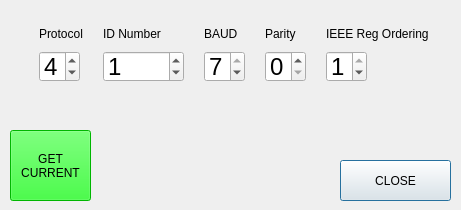
<?xml version="1.0" encoding="UTF-8"?>
<ui version="4.0">
 <class>Rampoven_commClass</class>
 <widget class="QDialog" name="Rampoven_commClass">
  <property name="geometry">
   <rect>
    <x>0</x>
    <y>0</y>
    <width>461</width>
    <height>210</height>
   </rect>
  </property>
  <property name="windowTitle">
   <string>Rampoven_comm</string>
  </property>
  <widget class="QPushButton" name="closeButton">
   <property name="geometry">
    <rect>
     <x>340</x>
     <y>160</y>
     <width>111</width>
     <height>41</height>
    </rect>
   </property>
   <property name="minimumSize">
    <size>
     <width>111</width>
     <height>41</height>
    </size>
   </property>
   <property name="maximumSize">
    <size>
     <width>111</width>
     <height>41</height>
    </size>
   </property>
   <property name="text">
    <string>CLOSE</string>
   </property>
  </widget>
  <widget class="QWidget" name="layoutWidget">
   <property name="geometry">
    <rect>
     <x>14</x>
     <y>12</y>
     <width>441</width>
     <height>81</height>
    </rect>
   </property>
   <layout class="QHBoxLayout" name="horizontalLayout">
    <item>
     <layout class="QVBoxLayout" name="verticalLayout">
      <item>
       <widget class="QLabel" name="ro_comm_nameLabel">
        <property name="text">
         <string>Protocol</string>
        </property>
       </widget>
      </item>
      <item>
       <widget class="QDoubleSpinBox" name="ro_comm_protocol_SpinBox">
        <property name="minimumSize">
         <size>
          <width>41</width>
          <height>31</height>
         </size>
        </property>
        <property name="maximumSize">
         <size>
          <width>41</width>
          <height>31</height>
         </size>
        </property>
        <property name="font">
         <font>
          <pointsize>18</pointsize>
         </font>
        </property>
        <property name="decimals">
         <number>0</number>
        </property>
        <property name="maximum">
         <double>5.000000000000000</double>
        </property>
        <property name="singleStep">
         <double>1.000000000000000</double>
        </property>
        <property name="value">
         <double>4.000000000000000</double>
        </property>
       </widget>
      </item>
     </layout>
    </item>
    <item>
     <layout class="QVBoxLayout" name="verticalLayout_2">
      <item>
       <widget class="QLabel" name="ro_id_num_nameLabel">
        <property name="contextMenuPolicy">
         <enum>Qt::CustomContextMenu</enum>
        </property>
        <property name="text">
         <string>ID Number</string>
        </property>
       </widget>
      </item>
      <item>
       <widget class="QDoubleSpinBox" name="ro_comm_ID_SpinBox">
        <property name="minimumSize">
         <size>
          <width>81</width>
          <height>31</height>
         </size>
        </property>
        <property name="maximumSize">
         <size>
          <width>81</width>
          <height>31</height>
         </size>
        </property>
        <property name="font">
         <font>
          <pointsize>18</pointsize>
         </font>
        </property>
        <property name="decimals">
         <number>0</number>
        </property>
        <property name="maximum">
         <double>247.000000000000000</double>
        </property>
        <property name="value">
         <double>1.000000000000000</double>
        </property>
       </widget>
      </item>
     </layout>
    </item>
    <item>
     <layout class="QVBoxLayout" name="verticalLayout_3">
      <item>
       <widget class="QLabel" name="ro_comm_baud_nameLabel">
        <property name="text">
         <string>BAUD</string>
        </property>
       </widget>
      </item>
      <item>
       <widget class="QDoubleSpinBox" name="ro_comm_baud_SpinBox">
        <property name="minimumSize">
         <size>
          <width>41</width>
          <height>31</height>
         </size>
        </property>
        <property name="maximumSize">
         <size>
          <width>41</width>
          <height>31</height>
         </size>
        </property>
        <property name="font">
         <font>
          <pointsize>18</pointsize>
         </font>
        </property>
        <property name="decimals">
         <number>0</number>
        </property>
        <property name="minimum">
         <double>1.000000000000000</double>
        </property>
        <property name="maximum">
         <double>7.000000000000000</double>
        </property>
        <property name="value">
         <double>7.000000000000000</double>
        </property>
       </widget>
      </item>
     </layout>
    </item>
    <item>
     <layout class="QVBoxLayout" name="verticalLayout_4">
      <item>
       <widget class="QLabel" name="ro_comm_parity_nameLabel">
        <property name="text">
         <string>Parity</string>
        </property>
       </widget>
      </item>
      <item>
       <widget class="QDoubleSpinBox" name="ro_comm_parity_SpinBox">
        <property name="minimumSize">
         <size>
          <width>41</width>
          <height>31</height>
         </size>
        </property>
        <property name="maximumSize">
         <size>
          <width>41</width>
          <height>31</height>
         </size>
        </property>
        <property name="font">
         <font>
          <pointsize>18</pointsize>
         </font>
        </property>
        <property name="decimals">
         <number>0</number>
        </property>
        <property name="minimum">
         <double>0.000000000000000</double>
        </property>
        <property name="maximum">
         <double>2.000000000000000</double>
        </property>
        <property name="value">
         <double>0.000000000000000</double>
        </property>
       </widget>
      </item>
     </layout>
    </item>
    <item>
     <layout class="QVBoxLayout" name="verticalLayout_5">
      <item>
       <widget class="QLabel" name="ro_comm_regordering_nameLabel">
        <property name="text">
         <string>IEEE Reg Ordering</string>
        </property>
       </widget>
      </item>
      <item>
       <widget class="QDoubleSpinBox" name="ro_comm_regordering_SpinBox">
        <property name="minimumSize">
         <size>
          <width>41</width>
          <height>31</height>
         </size>
        </property>
        <property name="maximumSize">
         <size>
          <width>41</width>
          <height>31</height>
         </size>
        </property>
        <property name="font">
         <font>
          <pointsize>18</pointsize>
         </font>
        </property>
        <property name="cursor">
         <cursorShape>ArrowCursor</cursorShape>
        </property>
        <property name="decimals">
         <number>0</number>
        </property>
        <property name="maximum">
         <double>1.000000000000000</double>
        </property>
        <property name="value">
         <double>1.000000000000000</double>
        </property>
       </widget>
      </item>
     </layout>
    </item>
   </layout>
  </widget>
  <widget class="QPushButton" name="ro_comm_getCurrentButton">
   <property name="geometry">
    <rect>
     <x>10</x>
     <y>130</y>
     <width>81</width>
     <height>71</height>
    </rect>
   </property>
   <property name="minimumSize">
    <size>
     <width>81</width>
     <height>71</height>
    </size>
   </property>
   <property name="maximumSize">
    <size>
     <width>81</width>
     <height>71</height>
    </size>
   </property>
   <property name="palette">
    <palette>
     <active>
      <colorrole role="WindowText">
       <brush brushstyle="SolidPattern">
        <color alpha="255">
         <red>0</red>
         <green>0</green>
         <blue>0</blue>
        </color>
       </brush>
      </colorrole>
      <colorrole role="Button">
       <brush brushstyle="SolidPattern">
        <color alpha="255">
         <red>0</red>
         <green>255</green>
         <blue>0</blue>
        </color>
       </brush>
      </colorrole>
      <colorrole role="Light">
       <brush brushstyle="SolidPattern">
        <color alpha="255">
         <red>127</red>
         <green>255</green>
         <blue>127</blue>
        </color>
       </brush>
      </colorrole>
      <colorrole role="Midlight">
       <brush brushstyle="SolidPattern">
        <color alpha="255">
         <red>63</red>
         <green>255</green>
         <blue>63</blue>
        </color>
       </brush>
      </colorrole>
      <colorrole role="Dark">
       <brush brushstyle="SolidPattern">
        <color alpha="255">
         <red>0</red>
         <green>127</green>
         <blue>0</blue>
        </color>
       </brush>
      </colorrole>
      <colorrole role="Mid">
       <brush brushstyle="SolidPattern">
        <color alpha="255">
         <red>0</red>
         <green>170</green>
         <blue>0</blue>
        </color>
       </brush>
      </colorrole>
      <colorrole role="Text">
       <brush brushstyle="SolidPattern">
        <color alpha="255">
         <red>0</red>
         <green>0</green>
         <blue>0</blue>
        </color>
       </brush>
      </colorrole>
      <colorrole role="BrightText">
       <brush brushstyle="SolidPattern">
        <color alpha="255">
         <red>255</red>
         <green>255</green>
         <blue>255</blue>
        </color>
       </brush>
      </colorrole>
      <colorrole role="ButtonText">
       <brush brushstyle="SolidPattern">
        <color alpha="255">
         <red>0</red>
         <green>0</green>
         <blue>0</blue>
        </color>
       </brush>
      </colorrole>
      <colorrole role="Base">
       <brush brushstyle="SolidPattern">
        <color alpha="255">
         <red>255</red>
         <green>255</green>
         <blue>255</blue>
        </color>
       </brush>
      </colorrole>
      <colorrole role="Window">
       <brush brushstyle="SolidPattern">
        <color alpha="255">
         <red>0</red>
         <green>255</green>
         <blue>0</blue>
        </color>
       </brush>
      </colorrole>
      <colorrole role="Shadow">
       <brush brushstyle="SolidPattern">
        <color alpha="255">
         <red>0</red>
         <green>0</green>
         <blue>0</blue>
        </color>
       </brush>
      </colorrole>
      <colorrole role="AlternateBase">
       <brush brushstyle="SolidPattern">
        <color alpha="255">
         <red>127</red>
         <green>255</green>
         <blue>127</blue>
        </color>
       </brush>
      </colorrole>
      <colorrole role="ToolTipBase">
       <brush brushstyle="SolidPattern">
        <color alpha="255">
         <red>255</red>
         <green>255</green>
         <blue>220</blue>
        </color>
       </brush>
      </colorrole>
      <colorrole role="ToolTipText">
       <brush brushstyle="SolidPattern">
        <color alpha="255">
         <red>0</red>
         <green>0</green>
         <blue>0</blue>
        </color>
       </brush>
      </colorrole>
     </active>
     <inactive>
      <colorrole role="WindowText">
       <brush brushstyle="SolidPattern">
        <color alpha="255">
         <red>0</red>
         <green>0</green>
         <blue>0</blue>
        </color>
       </brush>
      </colorrole>
      <colorrole role="Button">
       <brush brushstyle="SolidPattern">
        <color alpha="255">
         <red>0</red>
         <green>255</green>
         <blue>0</blue>
        </color>
       </brush>
      </colorrole>
      <colorrole role="Light">
       <brush brushstyle="SolidPattern">
        <color alpha="255">
         <red>127</red>
         <green>255</green>
         <blue>127</blue>
        </color>
       </brush>
      </colorrole>
      <colorrole role="Midlight">
       <brush brushstyle="SolidPattern">
        <color alpha="255">
         <red>63</red>
         <green>255</green>
         <blue>63</blue>
        </color>
       </brush>
      </colorrole>
      <colorrole role="Dark">
       <brush brushstyle="SolidPattern">
        <color alpha="255">
         <red>0</red>
         <green>127</green>
         <blue>0</blue>
        </color>
       </brush>
      </colorrole>
      <colorrole role="Mid">
       <brush brushstyle="SolidPattern">
        <color alpha="255">
         <red>0</red>
         <green>170</green>
         <blue>0</blue>
        </color>
       </brush>
      </colorrole>
      <colorrole role="Text">
       <brush brushstyle="SolidPattern">
        <color alpha="255">
         <red>0</red>
         <green>0</green>
         <blue>0</blue>
        </color>
       </brush>
      </colorrole>
      <colorrole role="BrightText">
       <brush brushstyle="SolidPattern">
        <color alpha="255">
         <red>255</red>
         <green>255</green>
         <blue>255</blue>
        </color>
       </brush>
      </colorrole>
      <colorrole role="ButtonText">
       <brush brushstyle="SolidPattern">
        <color alpha="255">
         <red>0</red>
         <green>0</green>
         <blue>0</blue>
        </color>
       </brush>
      </colorrole>
      <colorrole role="Base">
       <brush brushstyle="SolidPattern">
        <color alpha="255">
         <red>255</red>
         <green>255</green>
         <blue>255</blue>
        </color>
       </brush>
      </colorrole>
      <colorrole role="Window">
       <brush brushstyle="SolidPattern">
        <color alpha="255">
         <red>0</red>
         <green>255</green>
         <blue>0</blue>
        </color>
       </brush>
      </colorrole>
      <colorrole role="Shadow">
       <brush brushstyle="SolidPattern">
        <color alpha="255">
         <red>0</red>
         <green>0</green>
         <blue>0</blue>
        </color>
       </brush>
      </colorrole>
      <colorrole role="AlternateBase">
       <brush brushstyle="SolidPattern">
        <color alpha="255">
         <red>127</red>
         <green>255</green>
         <blue>127</blue>
        </color>
       </brush>
      </colorrole>
      <colorrole role="ToolTipBase">
       <brush brushstyle="SolidPattern">
        <color alpha="255">
         <red>255</red>
         <green>255</green>
         <blue>220</blue>
        </color>
       </brush>
      </colorrole>
      <colorrole role="ToolTipText">
       <brush brushstyle="SolidPattern">
        <color alpha="255">
         <red>0</red>
         <green>0</green>
         <blue>0</blue>
        </color>
       </brush>
      </colorrole>
     </inactive>
     <disabled>
      <colorrole role="WindowText">
       <brush brushstyle="SolidPattern">
        <color alpha="255">
         <red>0</red>
         <green>127</green>
         <blue>0</blue>
        </color>
       </brush>
      </colorrole>
      <colorrole role="Button">
       <brush brushstyle="SolidPattern">
        <color alpha="255">
         <red>0</red>
         <green>255</green>
         <blue>0</blue>
        </color>
       </brush>
      </colorrole>
      <colorrole role="Light">
       <brush brushstyle="SolidPattern">
        <color alpha="255">
         <red>127</red>
         <green>255</green>
         <blue>127</blue>
        </color>
       </brush>
      </colorrole>
      <colorrole role="Midlight">
       <brush brushstyle="SolidPattern">
        <color alpha="255">
         <red>63</red>
         <green>255</green>
         <blue>63</blue>
        </color>
       </brush>
      </colorrole>
      <colorrole role="Dark">
       <brush brushstyle="SolidPattern">
        <color alpha="255">
         <red>0</red>
         <green>127</green>
         <blue>0</blue>
        </color>
       </brush>
      </colorrole>
      <colorrole role="Mid">
       <brush brushstyle="SolidPattern">
        <color alpha="255">
         <red>0</red>
         <green>170</green>
         <blue>0</blue>
        </color>
       </brush>
      </colorrole>
      <colorrole role="Text">
       <brush brushstyle="SolidPattern">
        <color alpha="255">
         <red>0</red>
         <green>127</green>
         <blue>0</blue>
        </color>
       </brush>
      </colorrole>
      <colorrole role="BrightText">
       <brush brushstyle="SolidPattern">
        <color alpha="255">
         <red>255</red>
         <green>255</green>
         <blue>255</blue>
        </color>
       </brush>
      </colorrole>
      <colorrole role="ButtonText">
       <brush brushstyle="SolidPattern">
        <color alpha="255">
         <red>0</red>
         <green>127</green>
         <blue>0</blue>
        </color>
       </brush>
      </colorrole>
      <colorrole role="Base">
       <brush brushstyle="SolidPattern">
        <color alpha="255">
         <red>0</red>
         <green>255</green>
         <blue>0</blue>
        </color>
       </brush>
      </colorrole>
      <colorrole role="Window">
       <brush brushstyle="SolidPattern">
        <color alpha="255">
         <red>0</red>
         <green>255</green>
         <blue>0</blue>
        </color>
       </brush>
      </colorrole>
      <colorrole role="Shadow">
       <brush brushstyle="SolidPattern">
        <color alpha="255">
         <red>0</red>
         <green>0</green>
         <blue>0</blue>
        </color>
       </brush>
      </colorrole>
      <colorrole role="AlternateBase">
       <brush brushstyle="SolidPattern">
        <color alpha="255">
         <red>0</red>
         <green>255</green>
         <blue>0</blue>
        </color>
       </brush>
      </colorrole>
      <colorrole role="ToolTipBase">
       <brush brushstyle="SolidPattern">
        <color alpha="255">
         <red>255</red>
         <green>255</green>
         <blue>220</blue>
        </color>
       </brush>
      </colorrole>
      <colorrole role="ToolTipText">
       <brush brushstyle="SolidPattern">
        <color alpha="255">
         <red>0</red>
         <green>0</green>
         <blue>0</blue>
        </color>
       </brush>
      </colorrole>
     </disabled>
    </palette>
   </property>
   <property name="text">
    <string>GET
CURRENT</string>
   </property>
  </widget>
 </widget>
 <layoutdefault spacing="6" margin="11"/>
 <resources/>
 <connections>
  <connection>
   <sender>closeButton</sender>
   <signal>clicked()</signal>
   <receiver>Rampoven_commClass</receiver>
   <slot>close()</slot>
   <hints>
    <hint type="sourcelabel">
     <x>450</x>
     <y>184</y>
    </hint>
    <hint type="destinationlabel">
     <x>446</x>
     <y>106</y>
    </hint>
   </hints>
  </connection>
  <connection>
   <sender>Rampoven_commClass</sender>
   <signal>accepted()</signal>
   <receiver>Rampoven_commClass</receiver>
   <slot>ReadROCommParameters()</slot>
   <hints>
    <hint type="sourcelabel">
     <x>120</x>
     <y>110</y>
    </hint>
    <hint type="destinationlabel">
     <x>163</x>
     <y>120</y>
    </hint>
   </hints>
  </connection>
  <connection>
   <sender>ro_comm_getCurrentButton</sender>
   <signal>clicked()</signal>
   <receiver>Rampoven_commClass</receiver>
   <slot>ReadROCommParameters()</slot>
   <hints>
    <hint type="sourcelabel">
     <x>65</x>
     <y>166</y>
    </hint>
    <hint type="destinationlabel">
     <x>149</x>
     <y>165</y>
    </hint>
   </hints>
  </connection>
 </connections>
 <slots>
  <slot>ReadROCommParameters()</slot>
 </slots>
</ui>
